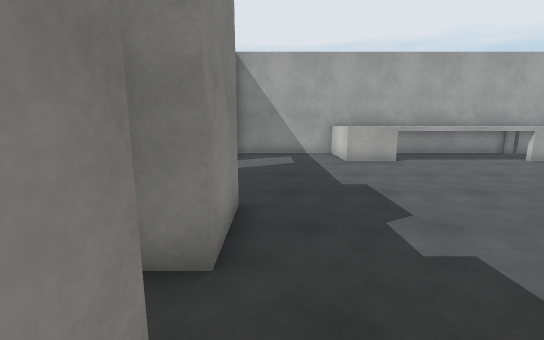
[1] (above)

14 first-person views from a walk through a Unity game level. The camera is 1.5 m above the floor, tilts 10° down and sees 90° across. The floor is counted in squares, 1 m on a side. Each view is taken from the middle of a square. On the plan, view 1 faces up. The plan holds only what a view shows up to about 14 squares ahead; the rest is blank. The place goes on beyond the plan. The player is left out. Surface patterns are stand-ins for the level's own textures.

[2]
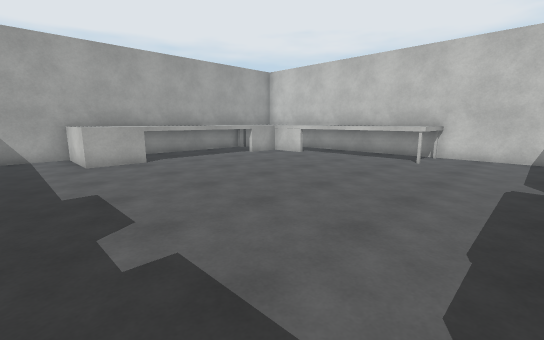

[3]
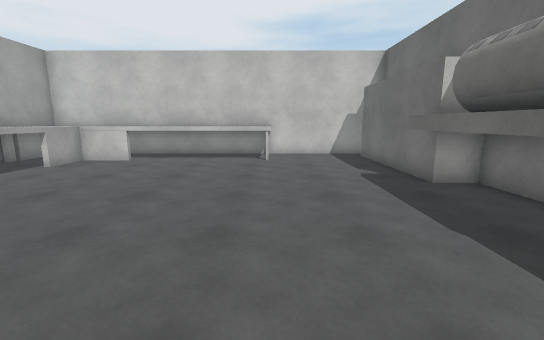

[4]
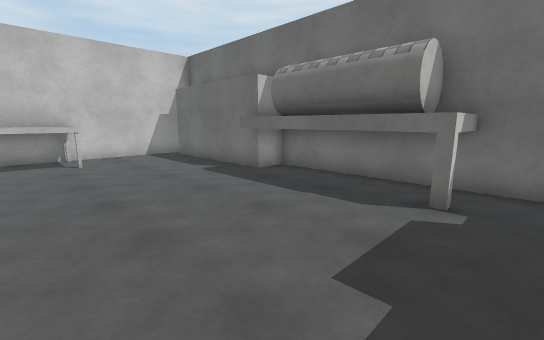

[5]
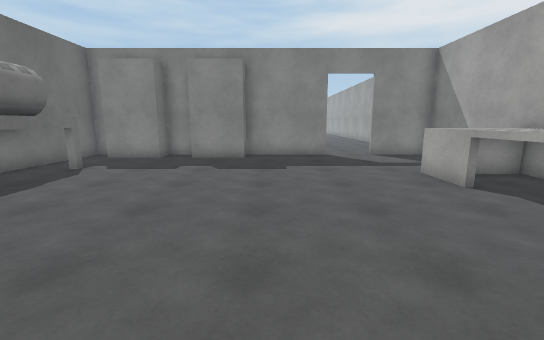

[6]
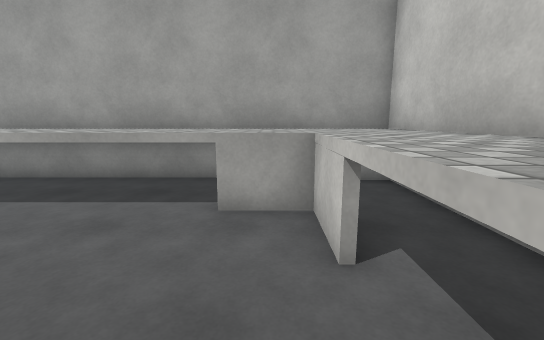

[7]
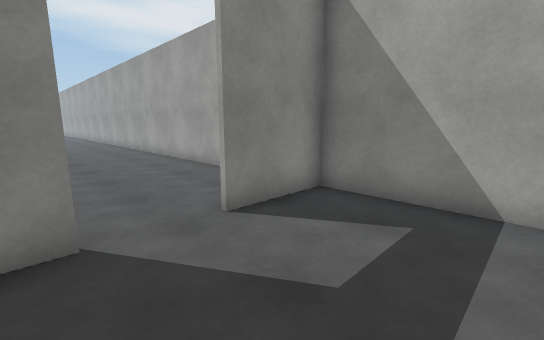

[8]
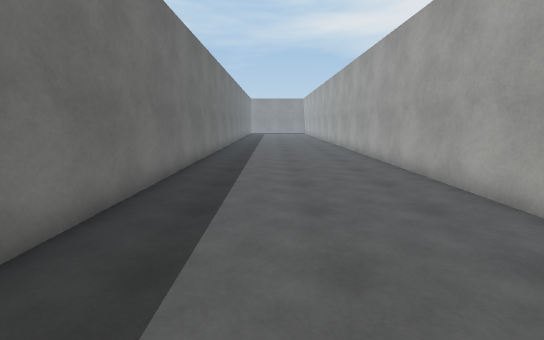

[9]
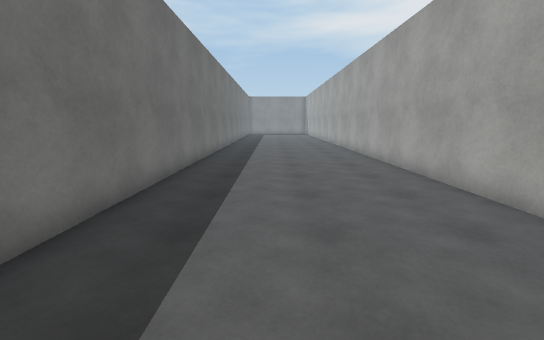

[10]
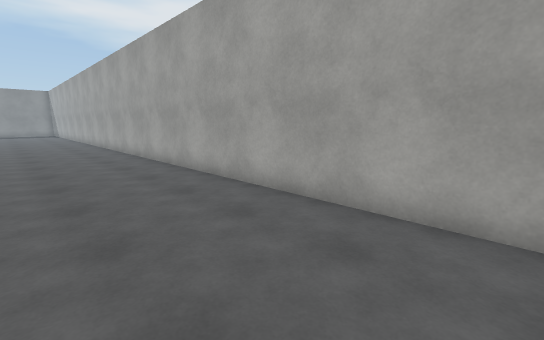

[11]
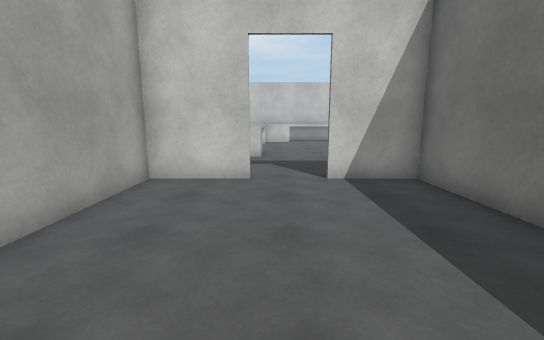

[12]
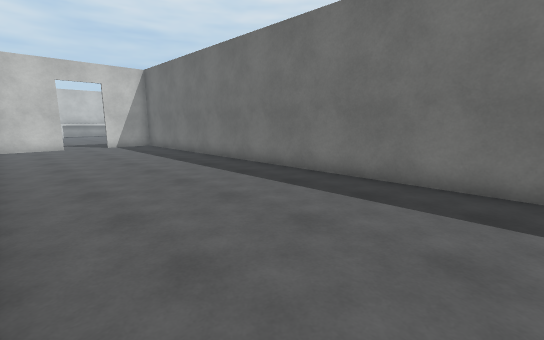

[13]
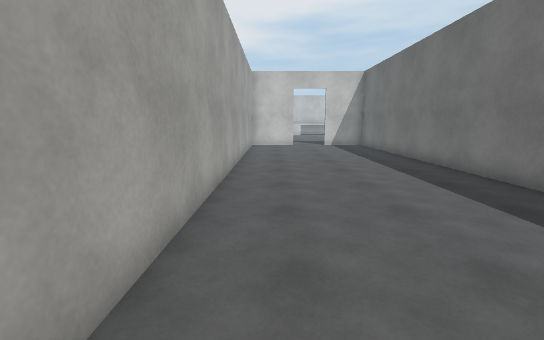

[14]
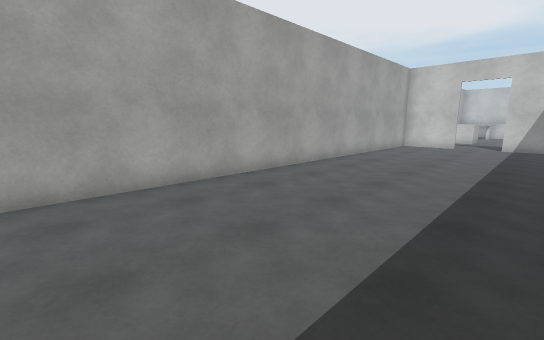

### Floor plan
Key: @ floor where view 1 was taken; # wall or solid block; . floor; ^ raised ledge.
Columns run from 20 left of view 1 to 14 right of it. Each row starts with its distance up from view 1.
 14 #######################
 13 ..................#....^^^^^^^^^^^#
 12 ..................#....^^^^^^^^^^^^
 11 ..................#....^^^^^^^^^^^^
 10 ................................^^^
  9 ................................^^^
  8 ..................#.............^^^
  7 ..................#.............^ ^
  6 ###################.............^ ^
  5                   ##............^ ^
  4                    #............^^^
  3                   ##............^^^
  2                   #...............#
  1                   ##..............#
  0                    #@.............#
 -1                    #..#############
 -2                    ##########

Positions as (right, up) in squares from view 1, and headings:
1: (0, 0), facing up
2: (1, 0), facing up-right
3: (1, 3), facing right
4: (1, 5), facing down-right
5: (11, 6), facing left
6: (11, 6), facing up
7: (2, 8), facing up-left
8: (-3, 9), facing left
9: (-6, 9), facing left
10: (-4, 9), facing up-left
11: (-9, 10), facing right
12: (-20, 13), facing down-right
13: (-20, 12), facing right
14: (-20, 7), facing up-right
